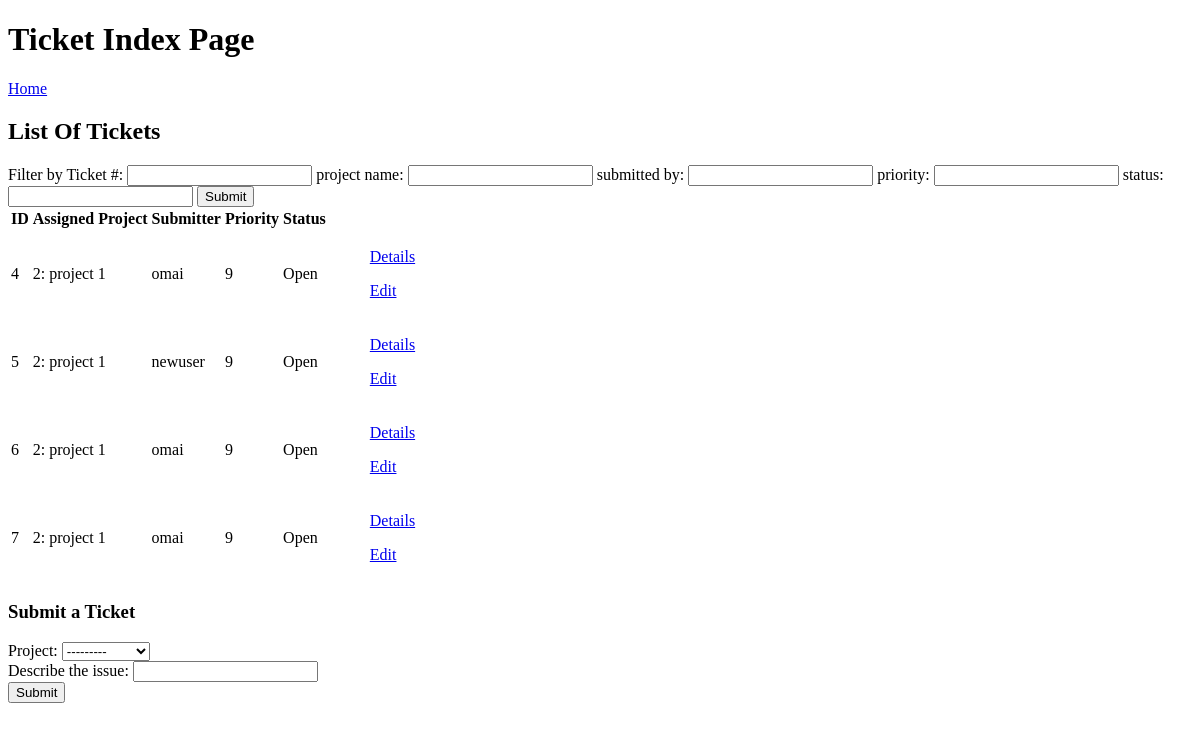
Page /tickets/ (signed in) on the earlier database version.
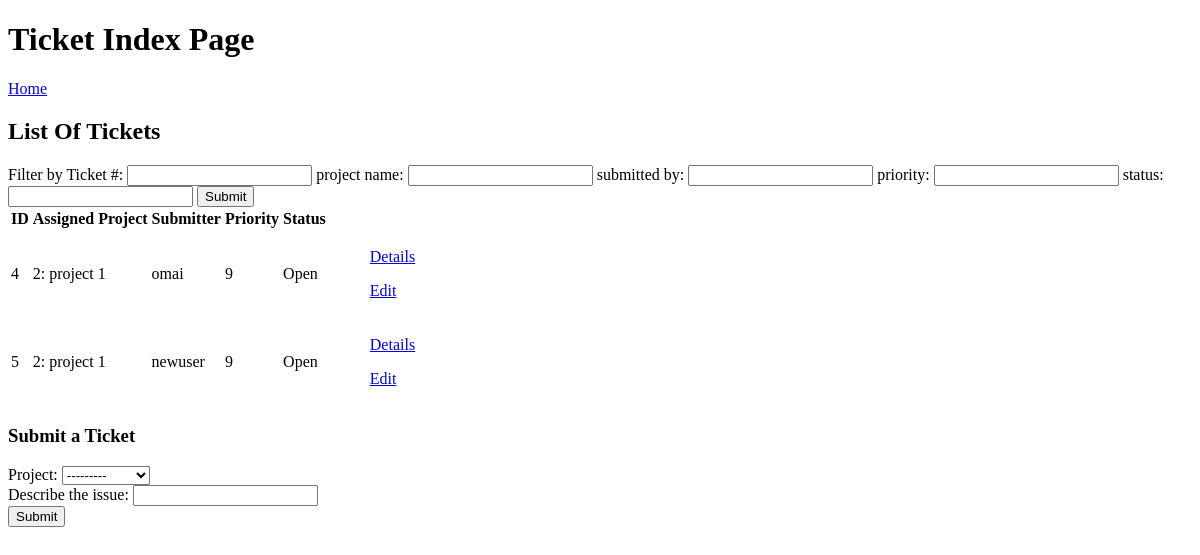
Same page on the later database version.
### tickets/models.py (models this page shows, shortened)
class Ticket(models.Model):
	priorityChoices = (
		('1','1'),
		('2','2'),
		('3','3'),
		('4','4'),
		('5','5'),
		('6','6'),
		('7','7'),
		('8','8'),
		('9','9'),
	)
	statusChoices = (
		('Closed','Closed'),
		('Open','Open'),
	)
	raceChoices = (
		('Bugs/Errors','Bugs/Errors'),
	)
	project = models.ForeignKey(Project, on_delete=models.CASCADE,related_name="project_tickets")
	personnel = models.ForeignKey(ProjectMember, on_delete=models.SET_NULL , related_name="assigned_ticket" , null=True,default=None, blank=True)
	submitter = models.ForeignKey(settings.AUTH_USER_MODEL, on_delete=models.SET_NULL,null=True,related_name="user_tickets")
	description = models.CharField(max_length=100)
	priority = models.CharField(max_length=100,choices= priorityChoices)
	status = models.CharField(max_length=100, choices = statusChoices)
	race = models.CharField(max_length=100,choices = raceChoices)
	timeCreated = models.DateTimeField(auto_now_add=True)
	lastEdited = models.DateTimeField(default = datetime.datetime(2020,1,1,0,0,0))

### projects/models.py (models this page shows)
class Project(models.Model):
	submitter = models.ForeignKey(settings.AUTH_USER_MODEL, on_delete=models.CASCADE , related_name= "projects_created")
	name = models.CharField(max_length=64)
	description = models.CharField(max_length=100)
	class Meta:
		unique_together = ["name", 'submitter']
	def __str__(self):
		return u'{0}'.format(str(self.id) + ": " + self.name)

### authenticate/models.py (models this page shows)
class NewUser(AbstractBaseUser, PermissionsMixin):
	email = models.EmailField(_('email address'), unique=True)
	user_name = models.CharField(max_length=150, unique=True)
	first_name = models.CharField(max_length=150, blank=True)
	start_date = models.DateTimeField(default=timezone.now)
	about = models.TextField(_(
		'about'), max_length=150, blank=True)
	is_staff = models.BooleanField(default=False)
	is_active = models.BooleanField(default=True)
	objects = CustomAccountManager()
	USERNAME_FIELD = "email"
	REQUIRED_FIELDS = ['user_name', 'first_name']
	def __str__(self):
		return self.user_name

### tickets/views.py (the view)
# urls.py: path('', views.index, name="index"),
@login_required(login_url='authenticate:login')
def index(request):
	ticket_list = Ticket.objects.all()
	ticket_filter = TicketFilter(request.GET,queryset=ticket_list)
	ticket_list = ticket_filter.qs
	context={
		'ticket_list': ticket_list,
		'ticket_filter': ticket_filter,
		'form': SubmitTicketForm(),
	}
	return render(request, "tickets/index.html",context)

### tickets/forms.py
class SubmitTicketForm(forms.Form):
	project = forms.ModelChoiceField(queryset= Project.objects.all(), label=None)
	description = forms.CharField(max_length=1000, label="Describe the issue")
	class Meta:
		model = Ticket
		fields = ['project','description']

### tickets/templates/tickets/index.html (shortened to what this page needs)
{% extends "authenticate/layout.html" %}
{% block body %}
	<div><h1>Ticket Index Page</h1></div>
	<a href="{% url 'authenticate:home' %}">Home</a>
	<div><h2>List Of Tickets</h2></div>
	<div>
		<form method="get">
			Filter by
			{% for field in ticket_filter.form %}
				{{field.label}}: {{ field }}
			{% endfor %}
			<button type="submit">Submit</button>
			<br>
		</form>
	</div>
	<div>
		<table>
			<div>
				<tr>
					<th>ID</th>
					<th>Assigned Project</th>
					<th>Submitter</th>
					<th>Priority</th>
					<th>Status</th>
					<th>      </th>
				</tr>
			</div>
			{% for ticket in ticket_list %}
				<div>
					<tr>
						<td>{{ticket.id}}</td>
						<td>{{ticket.project}}</td>
						<td>{{ticket.submitter}}</td>
						<td>{{ticket.priority}}</td>
						<td>{{ticket.status}}</td>
						<td><ul>
								<a href="{% url 'tickets:details' ticket.id %}">Details</a>
							</ul>
							<ul>
								<a href="{% url 'tickets:edit' ticket.id %}">Edit</a>
							</ul>
						</td>
					</tr>
				</div>
			{%endfor%}
		</table>
	</div>
	<div>
		<form method="post" action="{%url 'tickets:submit' %}">
			<h3>Submit a Ticket</h3>
			{%for field in form%}
				{{field.label}}: {{field}} <br>
			{%endfor%}
			<button type="submit">Submit</button>
		</form>
	</div>
{% endblock %}

Differences in the rows shown:
removed Ticket: id "6", project "2: project 1", submitter "omai", priority "9", status "Open"
removed Ticket: id "7", project "2: project 1", submitter "omai", priority "9", status "Open"
